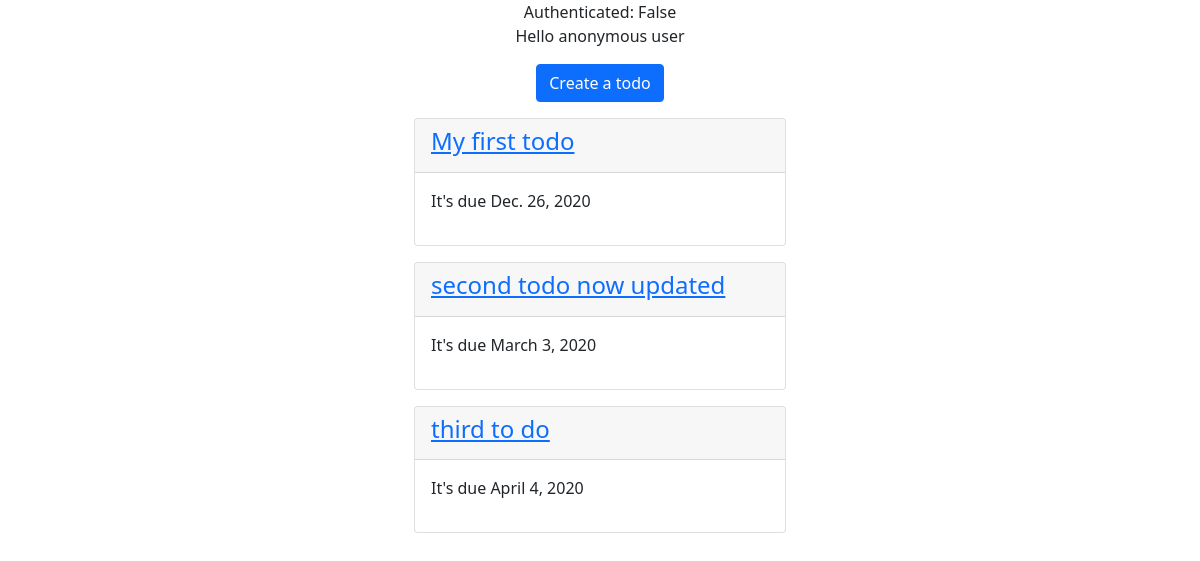
The app's page /, older data.
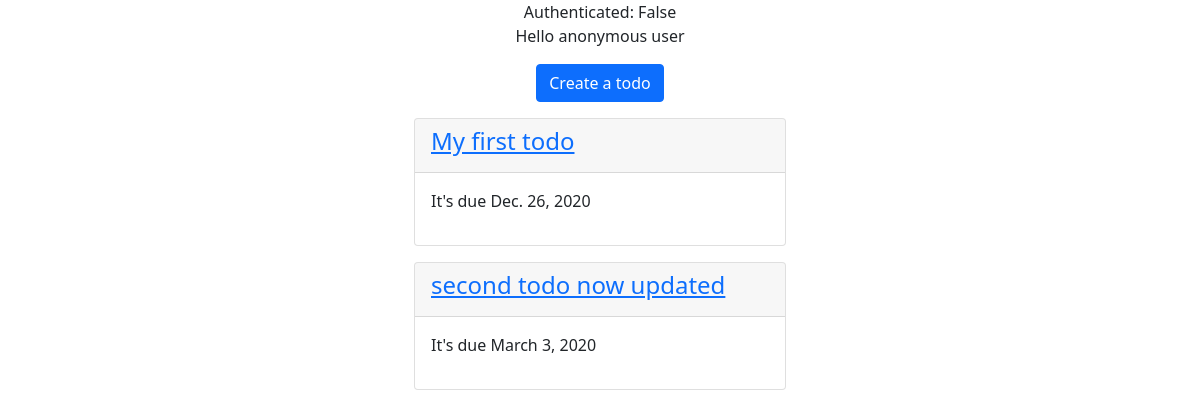
The same page, newer data.
### todo/models.py (models this page shows, shortened)
class Todo(models.Model):
    name = models.CharField(max_length=100)
    due_date = models.DateField()

### todo/views.py (the view)
# urls.py: path('', todo_list),
def todo_list(request):
    todos = Todo.objects.all()
    context = {
        'todo_list': todos
    }
    return render(request, "todo/todo_list.html", context)

### todo/templates/todo/todo_list.html
{% extends "base.html" %}
{% block content %}
    <div class="text-center">
      <p>
        Authenticated: {{ request.user.is_authenticated }}
        <br/>
        {% if request.user.is_authenticated %}
          Hello {{ request.user.username }}
        {% else %}
          Hello anonymous user
        {% endif %}
      </p>
      <a class="btn btn-primary" href="/create">Create a todo</a>
    </div>
    <div class="col-4 offset-4">
    {% for todo in todo_list %}
      <div class="card mt-3">
        <div class="card-header">
          <a href="/{{ todo.id }}"><h4>{{ todo.name }}</h4></a>
        </div>
        <div class="card-body">
          <p>It's due {{ todo.due_date }}</p>
        </div>
      </div>
    {% endfor %}
  </div>
{% endblock content %}

Row changes from the older to the newer data that the page shows:
removed Todo: name "third to do", due_date "April 4, 2020"
